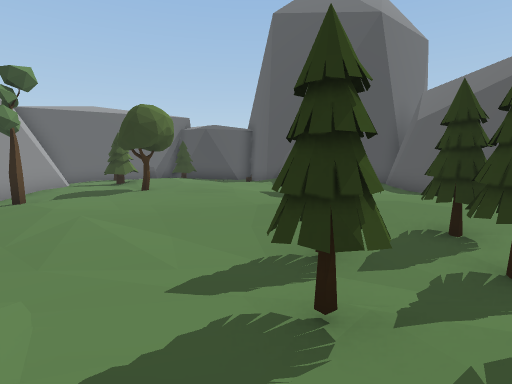
view 1 (above)

17 first-person views from a walk through a scene from a Unity 3-D project. The camera is 1.2 m above the floor, tilts 6° down and sees 80° across. The floor is counted in squares, 2 m on a side. Each view is taken from the middle of a square. On the plan, view 1 faces up. The plan holds only what a view shows up to about 9 squares ahead; the rest is blank. The place goes on beyond the plan. The player is left out. Some animated figures are left out.

view 2
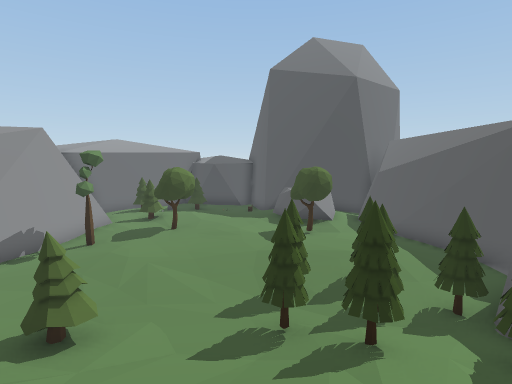

view 3
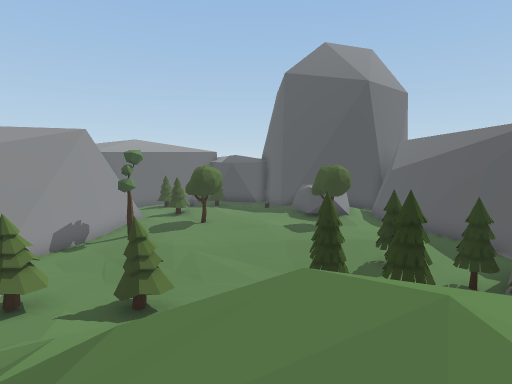

view 4
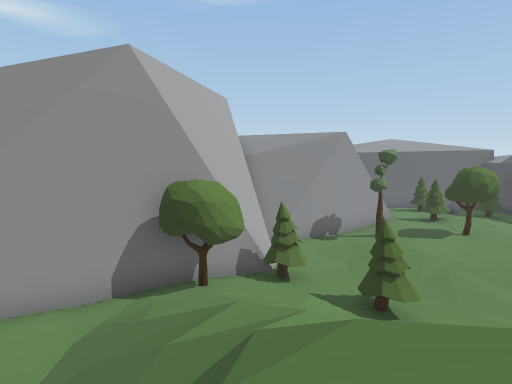

view 5
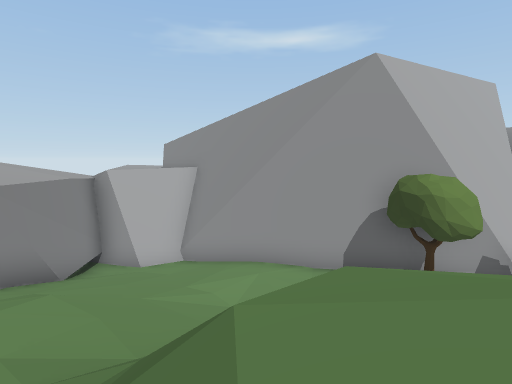

view 6
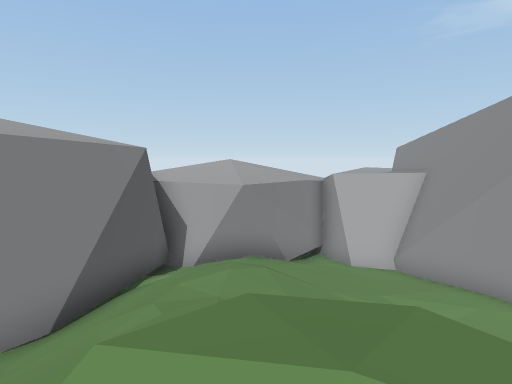

view 7
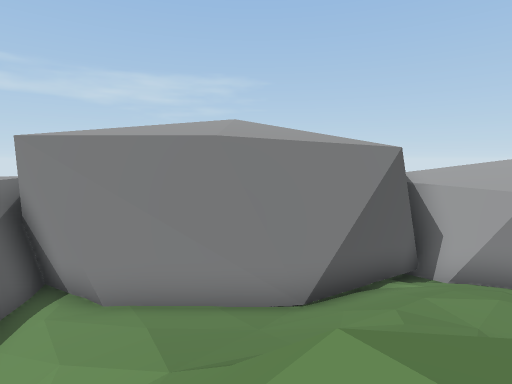

view 8
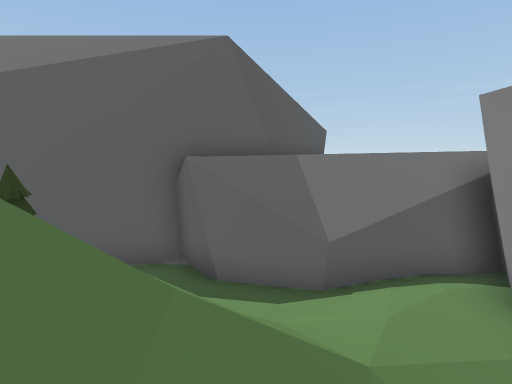

view 9
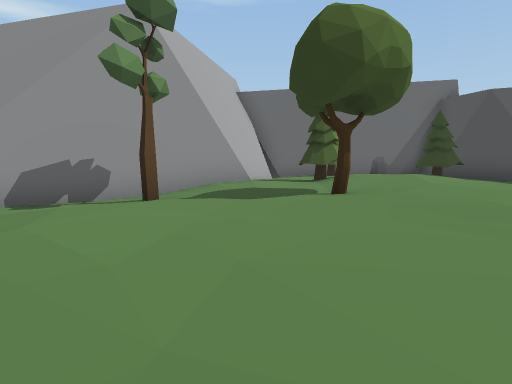

view 10
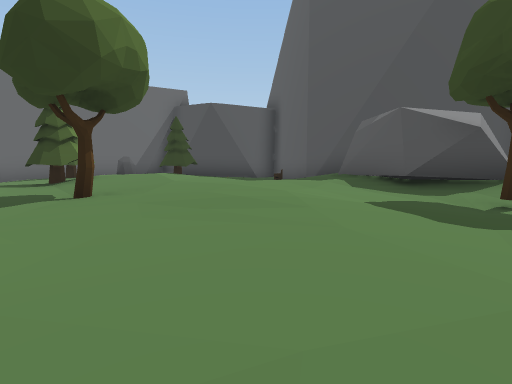

view 11
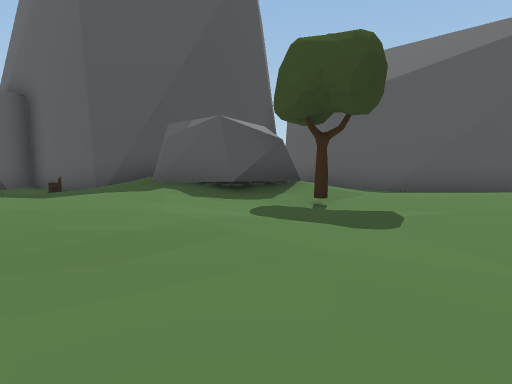

view 12
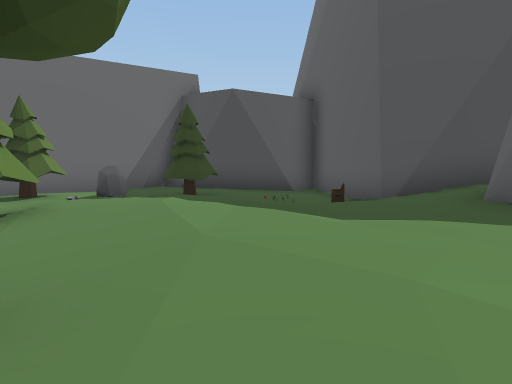

view 13
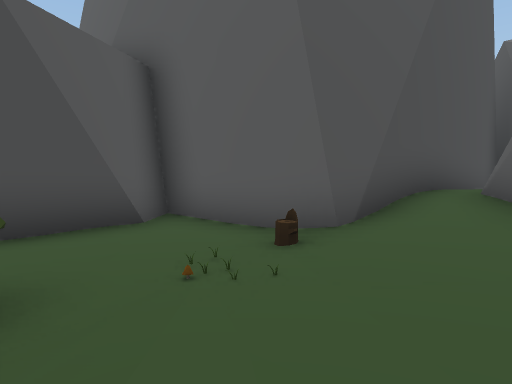

view 14
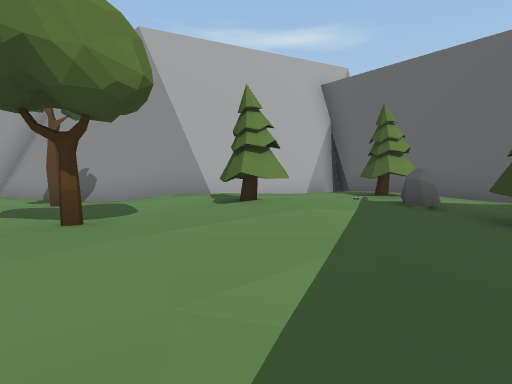

view 15
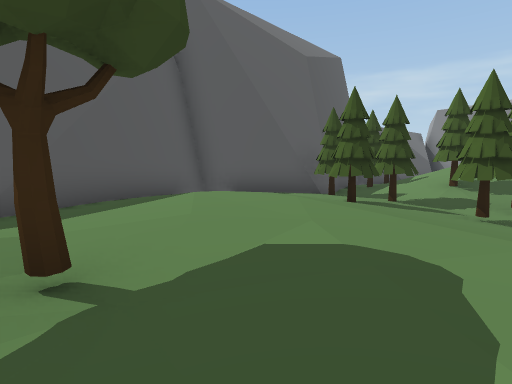

view 16
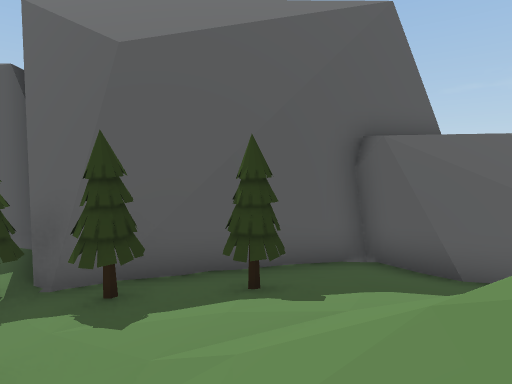

view 17
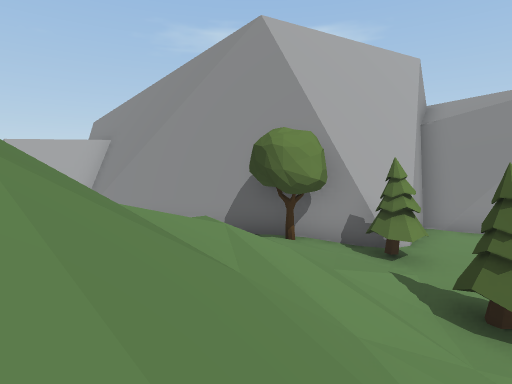

### Floor plan
Key: @ floor where view 1 was taken; # wall or solid block; . main floor; : floor 0.25 m higher than the main floor; - floor 0.25 m lower than the main floor; + floor 0.5 m higher than the main floor; _ floor 0.5 m lower than the main floor; < floor 0.75 m lower than the main floor; ( floor 1 m lower than the main floor; * floor 1.25 m higher than the main floor; % floor 1.5 m higher than the main floor; & floor 1.75 m higher than the main floor; / step, stairs or slope; T tree; R rock; S stump; O other object.
Columns run from 9 left of view 1 to 7 right of it. Each row starts with its distance up from view 1.
 17     ######
 16   ###---_##
 15  ##-----__#
 14 ##-T.TTOOS#####
 13 #--TR..OO..++
 12  #--.::...RRR
 11  ##.T::...:RR #
 10   #....:...RR.##
  9   #...T.:..T../#
  8  ##--.........-#
  7  #<T-..........#
  6  #<_-..........-#
  5 ##<_-.-----....-#
  4 #/_________-T--_#
  3 ##__<<__<<TT_T_##
  2  ##T__T_<TT-__##
  1   #T--_/-//T.T#
  0  ##T.////@/+/-##
 -1  #/.+////////T_#
 -2  #_////// ///-_#
 -3 ##_-//////  /-<#
 -4 #_--   //// /-##
 -5 #_--/////////_#
 -6 #<_.//*&////./#
 -7 #(_./*%///+:./#
 -8 #(/.+////....-#
 -9 ####////#######
-10    ##/###    ##
-11     ###

Positions as (right, up) in squares from view 1, and headings:
1: (0, 0), facing up
2: (0, -3), facing up
3: (-1, -4), facing up
4: (-1, -4), facing up-left
5: (0, -4), facing left
6: (0, -3), facing down-left
7: (0, -3), facing down
8: (-1, -5), facing right
9: (-1, 5), facing up-left
10: (-1, 5), facing up
11: (-2, 6), facing up-right
12: (-2, 8), facing up
13: (-3, 12), facing up-right
14: (0, 11), facing left
15: (0, 9), facing down-right
16: (0, -1), facing right
17: (0, -1), facing left
